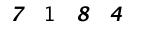
#> input picture deep/captcha/downloads/00109.jpg, 150 x 36 px; its folder holds only this picture in this run
$ python annotate.py
#> lines starting #> are read from the running program, lines starting #| are printed output that depends on the picture; after the words box and inside, x2 and y2 are one past the last pixel; in counts of white or black regions, pixels touching at a corner belong together
#!/usr/bin/env python3

from imutils import paths
import imutils
import cv2

folder = 'downloads'
path_list = list(paths.list_images(folder))
for (i, image_path) in enumerate(path_list):
    print("Processing image {}/{} {}".format(i+1, len(path_list), image_path))
    image = cv2.imread(image_path)
#> image is the input picture: shape (36, 150, 3); min 0, max 255, mean 242.4
    gray = cv2.cvtColor(image, cv2.COLOR_BGR2GRAY)
    gray = cv2.copyMakeBorder(gray, 8, 8, 8, 8, cv2.BORDER_REPLICATE)
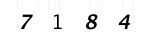
#> gray: shape (52, 166); min 0, max 255, mean 247
    thresh = cv2.threshold(gray, 0, 255, cv2.THRESH_BINARY_INV | cv2.THRESH_OTSU)[1]
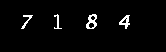
#> thresh: shape (52, 166); 3% white in thin lines or dots, all inside (x1, y1, x2, y2) = (21, 14, 130, 29)
    cnts = cv2.findContours(thresh.copy(), cv2.RETR_EXTERNAL, cv2.CHAIN_APPROX_SIMPLE)
#> cnts = 4 contours, 1 with area under 20; largest, box (x1, y1, x2, y2) and area: (86, 14, 97, 29) 104, (119, 15, 130, 29) 64, (21, 15, 33, 29) 28
    cnts = imutils.grab_contours(cnts)
    cnts = sorted(cnts, key=cv2.contourArea, reverse=True)[:4] # Keep 4 largest
    for c in cnts:
        # Bounding box
        (x, y, w, h) = cv2.boundingRect(c)
        roi = gray[y-5:y+h+5, x-5:x+w+5]
        # Display
        cv2.imshow("ROI", imutils.resize(roi, width=28))
        key = cv2.waitKey(250)
#> this loop made 4 passes; (key Esc is pressed on pass 1)
#> (x, y, w, h) on passes 1 to 4: (86, 14, 11, 15), (119, 15, 11, 14), (21, 15, 12, 14), (54, 14, 8, 15)
#> pass 1, `roi = gray[y-5:y+h+5, x-5:x+w+5]`:
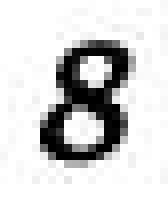
#> roi: shape (25, 21) (shown 8 times larger); min 0, max 255, mean 209.9
#> pass 1, `cv2.imshow("ROI", imutils.resize(roi, width=28))`:
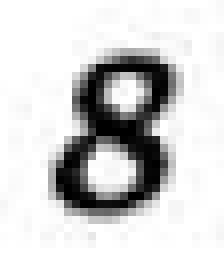
#> window 'ROI': shape (33, 28) (shown 8 times larger); min 0, max 255, mean 209.9
#> pass 2, `roi = gray[y-5:y+h+5, x-5:x+w+5]`:
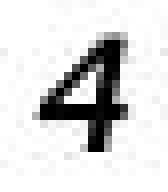
#> roi: shape (24, 21) (shown 8 times larger); min 0, max 255, mean 218.5
#> pass 2, `cv2.imshow("ROI", imutils.resize(roi, width=28))`:
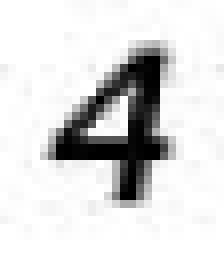
#> window 'ROI': shape (32, 28) (shown 8 times larger); min 0, max 255, mean 218.4

$ run again, on deep/captcha/downloads/00246.jpg
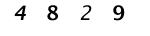
#> input picture deep/captcha/downloads/00246.jpg, 150 x 36 px
#> image is the input picture: shape (36, 150, 3); min 0, max 255, mean 240.7
#> `thresh = cv2.threshold(gray, 0, 255, cv2.THRESH_BINARY_INV | cv2.THRES..`:
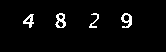
#> thresh: shape (52, 166); 3.5% white in thin lines or dots, all inside (x1, y1, x2, y2) = (23, 13, 132, 28)
#> cnts = 4 contours; box (x1, y1, x2, y2) and area: (55, 13, 66, 28) 104, (121, 13, 132, 28) 88, (23, 14, 34, 28) 66, (89, 13, 99, 28) 24
#> the loop `for c in cnts:` made 4 passes; (key Esc is pressed on pass 1)
#> (x, y, w, h) on passes 1 to 4: (55, 13, 11, 15), (121, 13, 11, 15), (23, 14, 11, 14), (89, 13, 10, 15)
#> after the loop `for c in cnts:`:
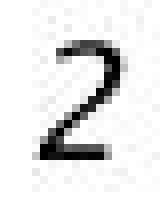
#> roi: shape (25, 20) (shown 8 times larger); min 0, max 255, mean 228.6
